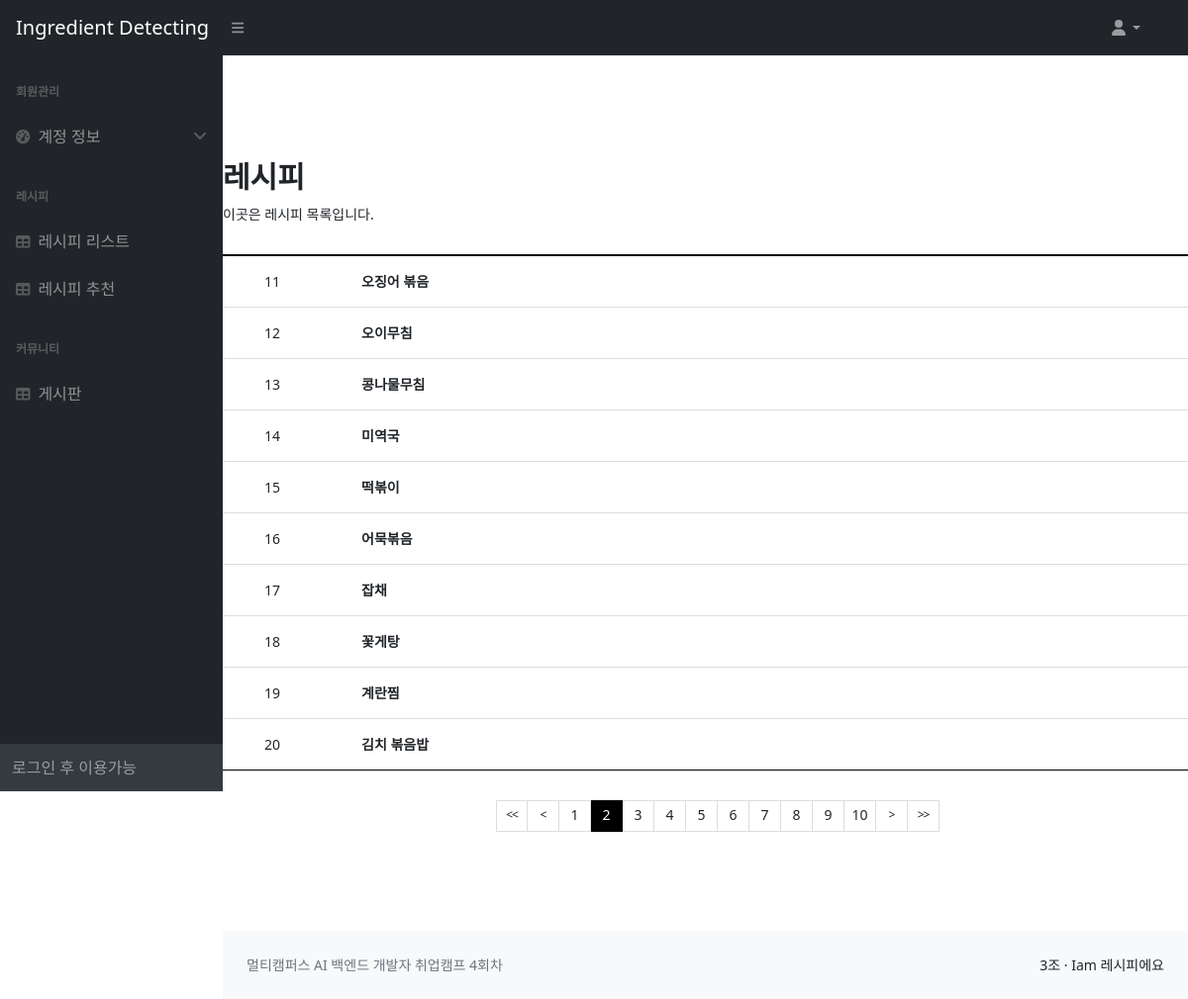
The app's page /recipes/recipes/?page=2, older data.
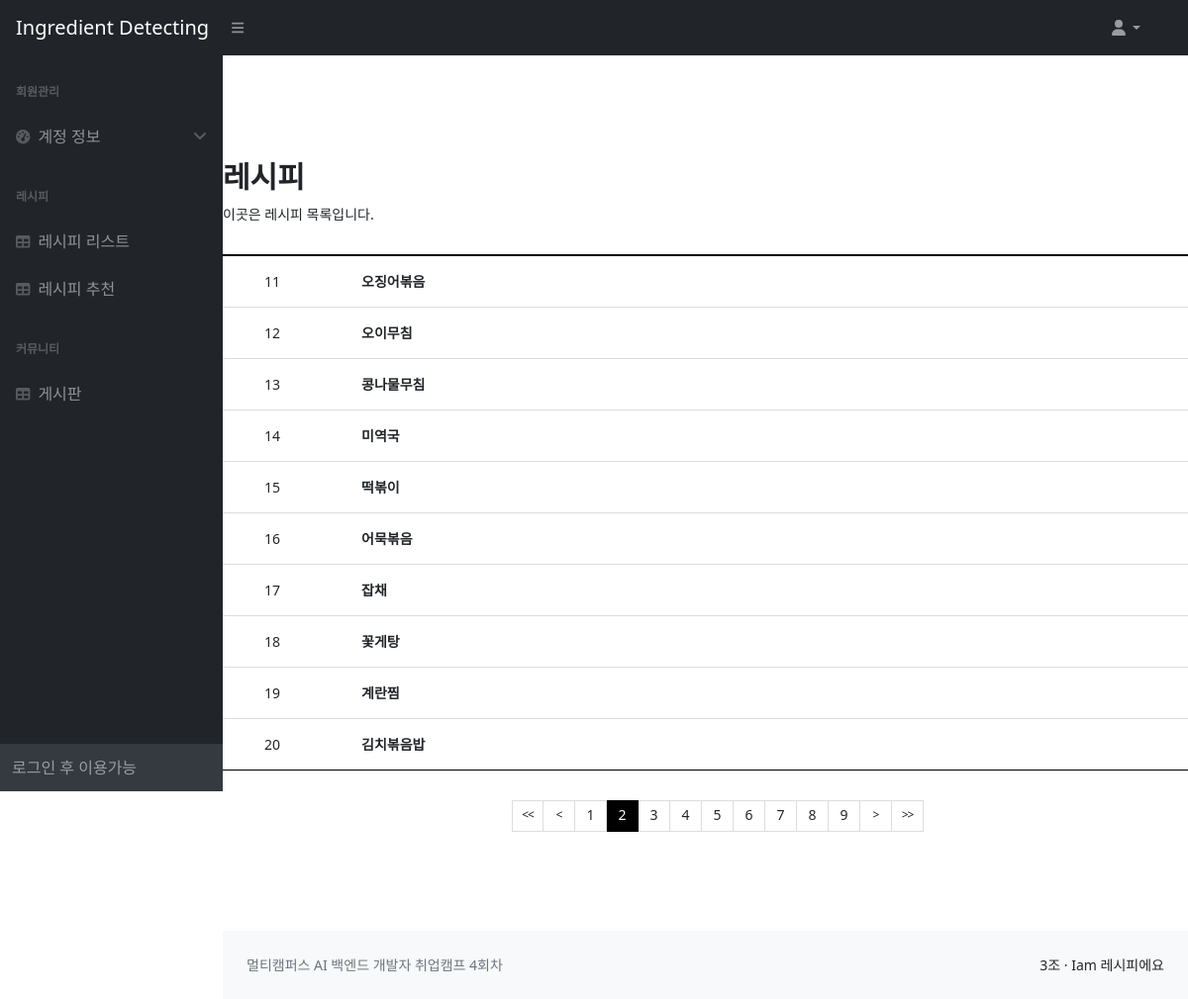
The same page, newer data.
### recipes/models.py (models this page shows)
class Recipe(models.Model):
    food_name = models.CharField(max_length=255)
    ingredients = models.TextField()
    recipe_steps = models.TextField()
    label = models.JSONField(default=list)
    food_photo = models.ImageField(upload_to='recipes/recipe_photos/', null=True, blank=True)

### recipes/views.py (the view)
# urls.py: path('recipes/', RecipeList.as_view(), name='recipe_list'),
class RecipeList(View):
    def get(self, request):
        recipes = Recipe.objects.all().order_by('id')    # 모든 Recipe 객체를 가져와서 ID 기준으로 오름차순 정렬
        paginator = Paginator(recipes, 10)      # Paginator를 사용하여 10개씩 페이지로 나눔
        page_number = request.GET.get("page")           # URL에서 'page' 매개변수를 가져와서 현재 페이지 번호를 설정
        recipe_list = paginator.get_page(page_number)    # 현재 페이지의 Recipe 객체들을 가져옴
        context = {'recipe_list': recipe_list}             # templet에 넣을 데이터 설정
        return render(request, 'recipes/recipes_list.html', context) # 렌더링

### recipes/templates/recipes/recipes_list.html
{% extends 'base.html' %}
{% load static %}
{% block content %}
    <link href="{% static 'css/recipes_list_style.css' %}" rel="stylesheet"/>
    <div class="board_wrap">
        <div class="board_title">
            <strong>레시피</strong>
            <p>이곳은 레시피 목록입니다.</p>
        </div>
        <div class="board_list_wrap">
            <div class="board_list">
                {% for recipe in recipe_list %}
                <div>
                    <div class="id">{{ recipe.id }}</div>
                    <div class="food_name">
                        <li><a href="{% url 'recipe_detail' recipe.id %}">{{ recipe.food_name }}</a></li>
                    </div>
                </div>
                {% endfor %}
            </div>
            <div class="board_page">
                {% if recipe_list.has_previous %}
                    <a href="?page=1" class="bt first"><<</a>
                    <a href="?page={{ recipe_list.previous_page_number }}" class="bt prev"><</a>
                {% endif %}
                {% for num in recipe_list.paginator.page_range %}
                    {% if recipe_list.number == num %}
                        <a href="?page={{ num }}" class="num on">{{ num }}</a>
                    {% else %}
                        <a href="?page={{ num }}" class="num">{{ num }}</a>
                    {% endif %}
                {% endfor %}
                {% if recipe_list.has_next %}
                    <a href="?page={{ recipe_list.next_page_number }}" class="bt next">></a>
                    <a href="?page={{ recipe_list.paginator.num_pages }}" class="bt last">>></a>
                {% endif %}
            </div>
        </div>
    </div>
{% endblock %}

Row changes from the older to the newer data that the page shows:
changed Recipe id 11: food_name "오징어 볶음" → "오징어볶음"
changed Recipe id 20: food_name "김치 볶음밥" → "김치볶음밥"
Text that changed along with them:
list line gone: "10"
